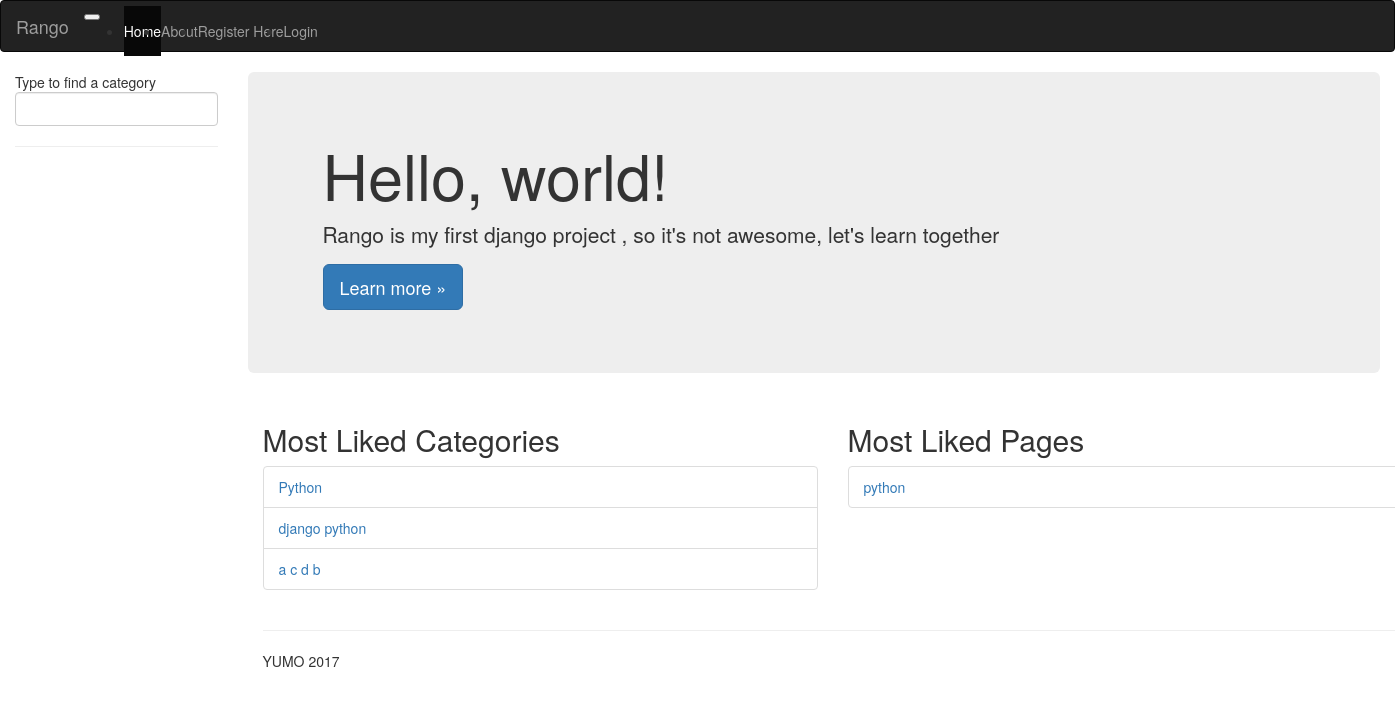
The page /rango/ on the database as committed earlier.
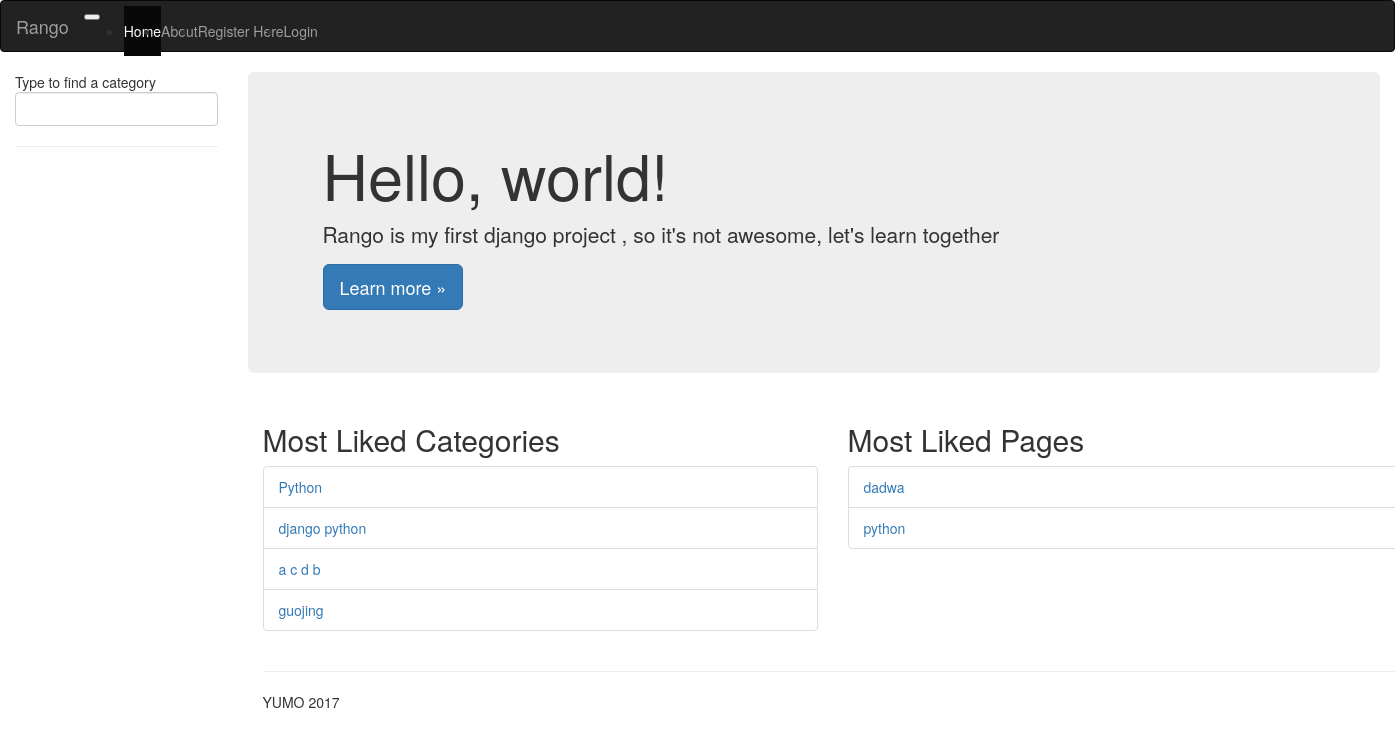
The same page on the database as committed later.
### rango/models.py (models this page shows, shortened)
class Category(models.Model):
    name = models.CharField(max_length=120, unique=True)
    views = models.IntegerField(default=0)
    likes = models.IntegerField(default=0)
    slug = models.SlugField(unique=True, null=True, blank=True)
    class Meta:
        verbose_name = 'categorie'
        verbose_name_plural = verbose_name

class Page(models.Model):
    category = models.ForeignKey(Category)
    title = models.CharField(max_length=128)
    url = models.URLField()
    views = models.IntegerField(default=0)

### rango/views.py (the view)
class IndexView(View):
    def get(self, request):
        category_list = Category.objects.order_by('-likes')[0:5]
        most_view_pages = Page.objects.order_by('-views')[:5]
        context_dict = {
            'most_view_categories': category_list,
            'most_view_pages': most_view_pages,
        }
        return render(request, 'rango/index.html', context_dict)

### templates/rango/index.html
{% extends 'rango/base.html' %}
{% load staticfiles %}
{% block main %}
<div class="jumbotron">
  <div class="container">
    <h1 class="display-3">Hello, world!</h1>
    <p>Rango is my first django project , so it's not awesome, let's learn together</p>
    <p><a class="btn btn-primary btn-lg" href="." role="button">Learn more »</a></p>
  </div>
</div>
    <div class="container">
      <div class="row">
        <div class="col-md-6">
          <h2>Most Liked Categories</h2>
          <ul class="list-group">
            {% for category in most_view_categories %}
            <li class="list-group-item">
              <a href="{% url 'rango:category' category.slug %}">{{ category.name }}</a>
            </li>
            {% endfor %}
          </ul>
        </div>
        <div class="col-md-6">
          <h2>Most Liked Pages</h2>
          <ul class="list-group">
            {% for page in most_view_pages %}
            <li class="list-group-item">
              <a href="{{ page.url }}">{{ page.title }}</a>
            </li>
            {% endfor %}
          </ul>
        </div>
      </div>
      <hr>
      <footer>
        <p>YUMO 2017</p>
      </footer>
    </div>
    {% endblock %}

### templates/rango/base.html (shortened to what this page needs)
<!DOCTYPE html>
{% load staticfiles %}
{% load rango_extras %}
<html lang="en">
  <head>
    <link href="http://v4-alpha.getbootstrap.com/dist/css/bootstrap.min.css" rel="stylesheet">
    <link href="http://v4-alpha.getbootstrap.com/examples/dashboard/dashboard.css" rel="stylesheet">
  </head>
  <body>
    <nav class="navbar navbar-toggleable-md navbar-inverse fixed-top bg-inverse">
      <button class="navbar-toggler navbar-toggler-right hidden-lg-up" type="button" data-toggle="collapse" data-target="#navbar" aria-controls="navbar" aria-expanded="false" aria-label="Toggle navigation">
      </button>
      <a class="navbar-brand" href="{% url 'rango:index' %}">Rango</a>
      <div class="collapse navbar-collapse" id="navbar">
        <ul class="navbar-nav mr-auto">
          <li class="nav-item active">
            <a class="nav-link" href="{% url 'rango:index' %}">Home</a>
          </li>
          <li class="nav-item">
            <a class="nav-link" href="{% url 'rango:about' %}">About</a>
          </li>
          {% if request.user.is_authenticated %}
            <li class="nav-item">
              <a class="nav-link" href="{% url 'rango:add_category' %}">Add category</a>
            </li>
            <li class="nav-item">
            <li class="nav-item">
              <a class="nav-link" href="{% url 'rango:logout' %}">Logout</a>
            </li>
            {% else %}
            <li class="nav-item">
              <a class="nav-link" href="{% url 'rango:register' %}">Register Here</a>
            </li>
            <li class="nav-item">
              <a class="nav-link" href="{% url 'rango:login' %}">Login</a>
            </li>
            {% endif %}
        </ul>
      </div>
    </nav>
    <div class="container-fluid">
      <div class="row">
        {% block sidebar %}
        <div class="col-sm-3 col-md-2 sidebar">
            <ul class="nav nav-pills flex-column">
		        <li class="nav-item">Type to find a category</li>
	            <form>
			        <li class="nav-item"><input class="search-query form-control" type="text"
				        name="suggestion" value="" id="suggestion" />
			        </li>
		        </form>
	        </ul>
            <hr />
        </div>
        {% endblock %}
        <div class="col-sm-9 offset-sm-3 col-md-10 offset-md-2 main">
        {% block main %}{% endblock %}
        </div>
      </div>
    </div>
  </body>
</html>

Rows that differ between the two databases and show on the page:
added Category: name "guojing"
added Page: title "dadwa"
